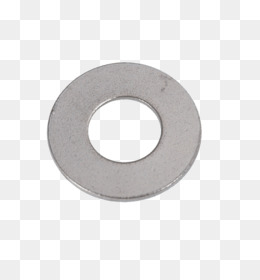
#> input picture ejemplos/arandela_internet.jpg, 260 x 280 px
$ python Transformacion.py
#> lines starting #> are read from the running program, lines starting #| are printed output that depends on the picture; after the words box and inside, x2 and y2 are one past the last pixel; in counts of white or black regions, pixels touching at a corner belong together
#Imagen a analizar
#Las fotos de entrada estan en formato png o jpeg
prueba = './ejemplos/arandela_internet.jpg'

#####################################################################################################################################
##Redimension de la imagen
#####################################################################################################################################
from matplotlib import pyplot as plt
plt.rcParams['image.cmap'] = 'gray'

import numpy as np
import cv2
from skimage import io

tornillo = io.imread(prueba)
#> tornillo is the input picture: shape (280, 260, 3); mean R, G, B 232.9, 232.1, 232
#print(tornillo.shape) -> Esto te devuelve el ancho, alto y los canales
#El modulo io tiene utilidades para leer y escribir imagenes en varios formatos.
#io.imread lectura y escritura de las imagenes via imread

#Redimensionamiento de la imagen de entrada
fixed_size = tuple((500, 400))
tornillo = cv2.resize(tornillo, fixed_size)
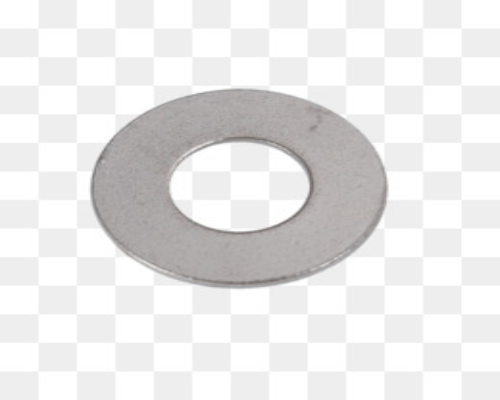
#> tornillo: shape (400, 500, 3); mean R, G, B 232.8, 232, 231.9

#print(tornillo.shape)
#Devuelve la estructura de la imagen.En este caso nos devolvera (400,500,3).
#Es importante aclarar que mas adelante veremos que la imagen la podemos describir como un array de de esas 3 capas (RGB).
plt.imshow(tornillo)
plt.show()
#Muestra por pantalla la nueva imagen redimensionada

#Bibliografia consultada
#https://scikit-image.org/docs/stable/auto_examples/data/plot_specific.html#sphx-glr-auto-examples-data-plot-specific-py

#####################################################################################################################################
##Algoritmo de Canny para detectar contornos
#####################################################################################################################################
#NOTA:Consideramos que cada contorno encontrado equivale a un objeto dentro de la imagen

#Aca cargamos la imagen
imagen = cv2.imread(prueba)
# [5 lines of commented-out code are left out]
grises = cv2.cvtColor(imagen, cv2.COLOR_BGR2GRAY)

#bordes = cv2.Canny(grises, 10, 140) #Para arandela_internet
#bordes = cv2.Canny(grises, 100, 200) #Para arandela_internet
#bordes = cv2.Canny(grises, 10, 800) #Para tornillo_prueba
bordes = cv2.Canny(grises, 10, 1300) #Para arandelas2_internet
#> bordes: shape (280, 260); every value is 0

#Para OpenCV4
ctns, _ = cv2.findContours(bordes, cv2.RETR_EXTERNAL,cv2.CHAIN_APPROX_SIMPLE)
#> ctns = []

cv2.drawContours(imagen, ctns, -1, (0,0,255), 2)
#Muestra por consola
#print('Numero de contornos encontrados: ', len(ctns))
#Incorpora un texto en la parte superior izquierda a la propia imagen
texto = 'Contornos encontrados: '+ str(len(ctns))
#> texto = 'Contornos encontrados: 0'

cv2.putText(imagen, texto, (10,20), cv2.FONT_HERSHEY_SIMPLEX, 0.5,
	(255, 0, 0), 1)
#> imagen: shape (280, 260, 3); mean B, G, R 232, 230.7, 231.5

path="/home/carlos/Documentos/Image-Classifier/Figures/"
fileb="Figure_25.png"

cv2.imwrite(path + fileb, imagen)
cv2.waitKey(0)
cv2.destroyAllWindows()

#####################################################################################################################################
##Uso de Thresholding para detectar contornos
#####################################################################################################################################
#NOTA: A veces funciona mejor el algoritmo Canny en vez de Thresholding -> depende mucho de las caracteristicas de la imagen de entrada

#imagen = cv2.imread(prueba)
#imagen = cv2.imread('ejemplos/arandela_internet.jpg')
imagen = cv2.imread('ejemplos/arandelas2_internet.png')
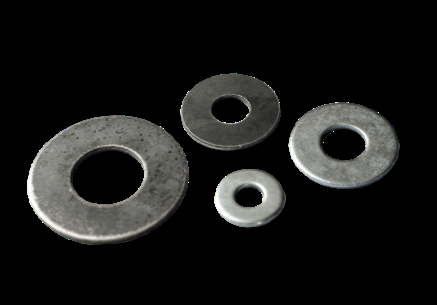
#> input picture ejemplos/arandelas2_internet.png, 437 x 305 px
#> imagen is the input picture: shape (305, 437, 3); mean B, G, R 23.9, 24.8, 24.6
#imagen = cv2.imread('ejemplos/monedas.jpg')
#imagen = cv2.imread('ejemplos/tornillo_prueba.jpg')

grises = cv2.cvtColor(imagen, cv2.COLOR_BGR2GRAY)
#> grises: shape (305, 437)
_,th =  cv2.threshold(grises, 240, 255, cv2.THRESH_BINARY_INV)
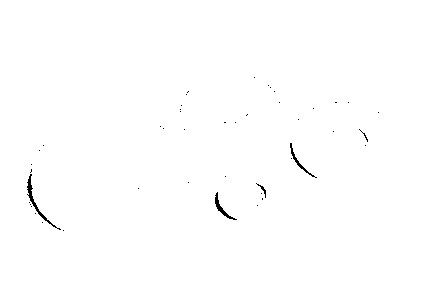
#> th: shape (305, 437); 99.6% white; black in thin lines or dots, all inside (x1, y1, x2, y2) = (27, 77, 379, 231)

#Para OpenCV 4
cnts,_ = cv2.findContours(th, cv2.RETR_EXTERNAL,
	cv2.CHAIN_APPROX_SIMPLE)
#> cnts = [[[0, 0], [0, 304], [436, 304], [436, 0]]]

cv2.drawContours(imagen, cnts, -1, (255,0,0),2)
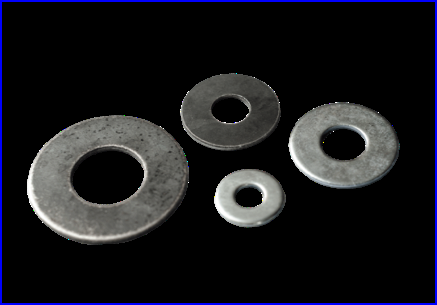
#> imagen: shape (305, 437, 3); 2.21% of pixels changed, all inside (x1, y1, x2, y2) = (0, 0, 437, 305)
#print('Contornos: ', len(cnts))

font = cv2.FONT_HERSHEY_SIMPLEX
i=0
for c in cnts:
	M=cv2.moments(c)
	if (M["m00"]==0): M["m00"]=1
	x=int(M["m10"]/M["m00"])
	y=int(M['m01']/M['m00'])

	mensaje = 'Num :' + str(i+1)
	cv2.putText(imagen,mensaje,(x-40,y),font,0.75,
		(255,0,0),2,cv2.LINE_AA)
	cv2.drawContours(imagen, [c], 0, (255,0,0),2)
	cv2.waitKey(0)
	i = i+1
#> this loop made 1 pass
#> (c, x, y, mensaje, i) on pass 1: ([[0, 0], [0, 304], [436, 304], [436, 0]], 218, 152, 'Num :1', 1)
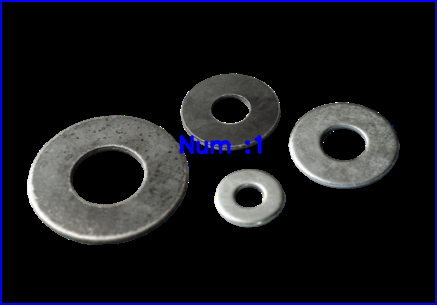
#> imagen: shape (305, 437, 3); 0.64% of pixels changed, all inside (x1, y1, x2, y2) = (178, 135, 263, 155)
#> after the loop, i = 1

#path="/home/carlos/Documentos/Image-Classifier/ejemplos/"
#fileb="contadorObj2.jpg"
path="/home/carlos/Documentos/Image-Classifier/Figures/"
fileb="Figure_26.png"

cv2.imwrite(path + fileb, imagen)
cv2.destroyAllWindows()

#####################################################################################################################################
##Recortar imagen a partir de Algoritmo de Canny
#####################################################################################################################################
#NOTA: Consideramos que este programa solo es capaz de analizar un objeto dentro de la imagen

imagen = cv2.imread(prueba)
grises = cv2.cvtColor(imagen, cv2.COLOR_BGR2GRAY)
bordes = cv2.Canny(grises, 100, 200)
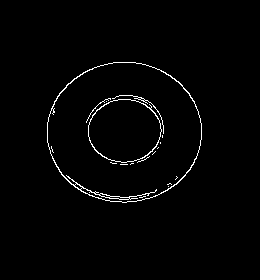
#> bordes: shape (280, 260); 1.6% white in thin lines or dots, all inside (x1, y1, x2, y2) = (47, 62, 202, 203)

#Para OpenCV4
ctns, _ = cv2.findContours(bordes, cv2.RETR_EXTERNAL,cv2.CHAIN_APPROX_SIMPLE)
#> ctns = 1 contour; box (x1, y1, x2, y2) and area: (47, 62, 202, 203) 16986

#Determinar coordenadas del rectangulo que encierra al objeto
x,y,w,h = cv2.boundingRect(ctns[0]) #x,y: coordenada de la parte izquierda de arriba. w: ancho y h:alto
#> x = 47; y = 62; w = 155; h = 141

crop_img = imagen[y:y+h, x:x+w]
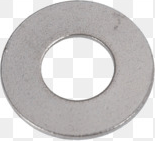
#> crop_img: shape (141, 155, 3); mean B, G, R 198.1, 198.5, 201.1

path="/home/carlos/Documentos/Image-Classifier/"
fileb="prueba_imagenCortada.jpg"

cv2.imwrite(path + fileb, crop_img)
cv2.waitKey(0)
cv2.destroyAllWindows()
